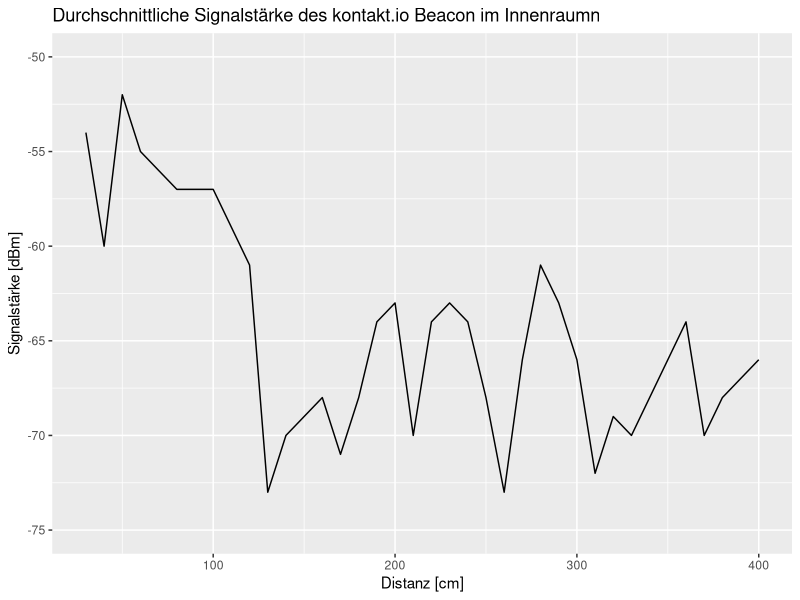
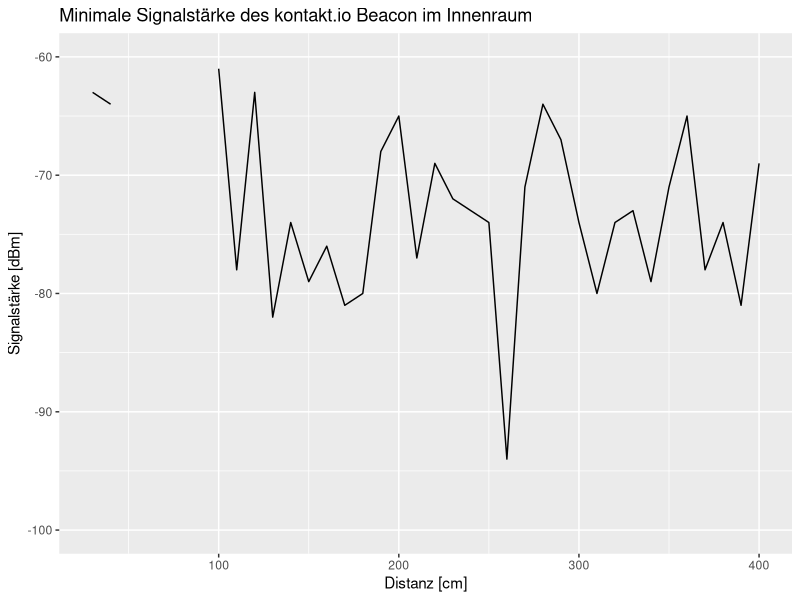
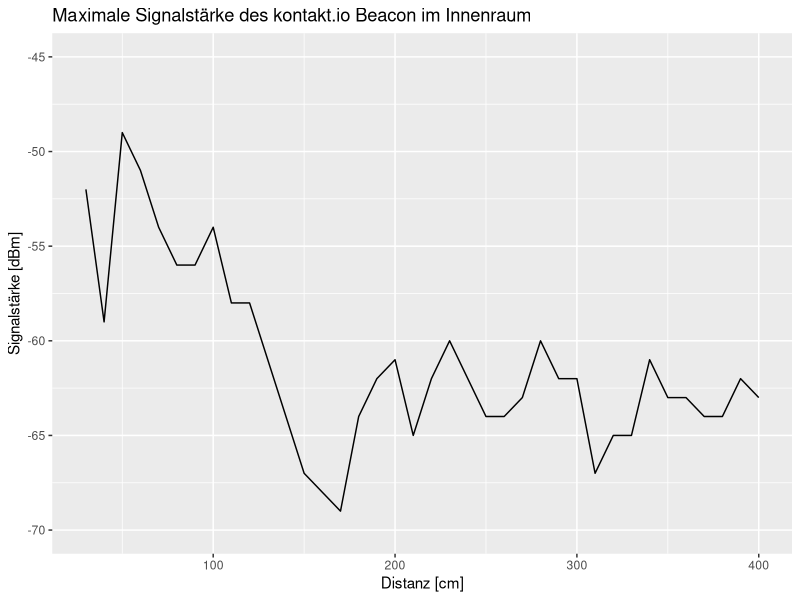
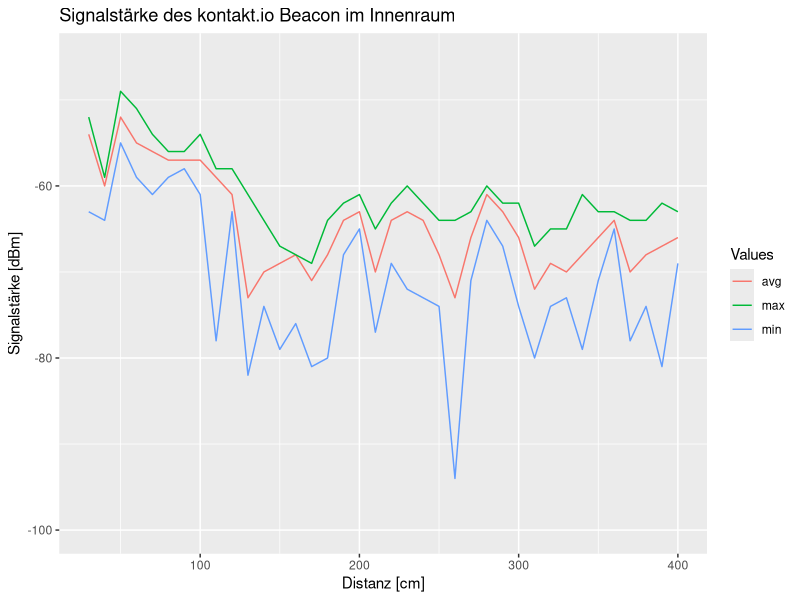

R code for these plots, in order:
library(ggplot2)

#avgData <- c(-60, -61, -67, -73, -66, -65, -63, -59, -61)
#minData <- c(-63, -70, -83, -96, -75, -69, -69, -65, -67)
#maxData <- c(-57, -56, -58, -60, -59, -60, -58, -55, -55)

data <- read.csv(file='DataiPhone4s.csv', head=TRUE, sep=';')

pdf(file="avgiphone4s.pdf", onefile=TRUE, pagecentre=TRUE, width=12, height=6)

print(
	ggplot(data = data, aes(x=distance, y=avg_signalstrength)) + geom_line() + ylab("Signalstärke [dBm]") + xlab("Distanz [cm]") + ggtitle("Durchschnittliche Signalstärke des kontakt.io Beacon im Innenraumn") + ylim(c(-75,-50))
)
	
pdf(file="miniphone4s.pdf", onefile=TRUE, pagecentre=TRUE, width=12, height=6)
print(
	ggplot(data = data, aes(x=distance, y=min_signalstrength)) + geom_line() + ylab("Signalstärke [dBm]") + xlab("Distanz [cm]") + ggtitle("Minimale Signalstärke des kontakt.io Beacon im Innenraum") + ylim(c(-100,-60))
)

pdf(file="maxiphone4s.pdf", onefile=TRUE, pagecentre=TRUE, width=12, height=6)
print(
	ggplot(data = data, aes(x=distance, y=max_signalstrength)) + geom_line() + ylab("Signalstärke [dBm]") + xlab("Distanz [cm]") + ggtitle("Maximale Signalstärke des kontakt.io Beacon im Innenraum") + ylim(c(-70,-45))
)


pdf(file="alliphone4s.pdf", onefile=TRUE, pagecentre=TRUE, width=12, height=6)
print(
	ggplot(data = data, aes(x=distance, y=value)) + geom_line(aes(y=avg_signalstrength, col = 'avg')) + geom_line(aes(y=min_signalstrength, col = 'min')) + geom_line(aes(y=max_signalstrength, col = 'max'))   + ylab("Signalstärke [dBm]") + xlab("Distanz [cm]") + ggtitle("Signalstärke des kontakt.io Beacon im Innenraum") + labs(colour = "Values") + ylim(c(-100,-45))

)